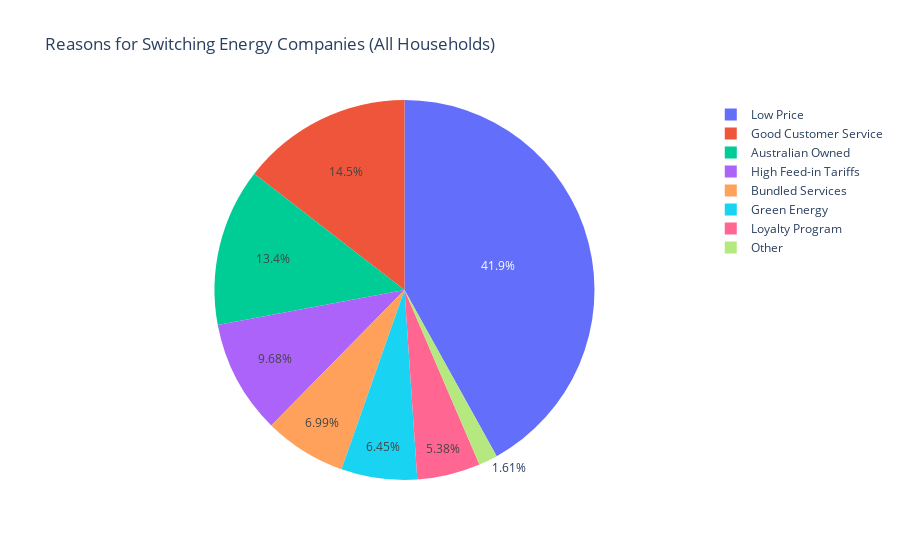

This figure's notebook cell:
### Code cell
import pandas as pd
import plotly.express as px

# Data for reasons of switching (percentage for all households)
data = {
    'Reason for Switching': [
        'Low Price', 
        'Australian Owned', 
        'Good Customer Service', 
        'High Feed-in Tariffs', 
        'Green Energy', 
        'Bundled Services', 
        'Loyalty Program', 
        'Other'
    ],
    'All households': [78, 25, 27, 18, 12, 13, 10, 3]
}

# Convert to DataFrame
df = pd.DataFrame(data)

# Create a pie chart for all households
fig = px.pie(
    df, 
    names='Reason for Switching', 
    values='All households', 
    title="Reasons for Switching Energy Companies (All Households)",
    labels={'All households': 'Percentage'}
)

# Show the figure
fig.show()


fig.write_json("AUS_reasons_for_switching")

### Figure 1 — Plotly figure (JSON) as saved in the notebook; plotly's stock layout.template omitted (floating-point values rounded to 4 significant figures)
{"data": [{"domain": {"x": [0, 1], "y": [0, 1]}, "hovertemplate": "Reason for Switching=%{label}<br>Percentage=%{value}<extra></extra>", "labels": ["Low Price", "Australian Owned", "Good Customer Service", "High Feed-in Tariffs", "Green Energy", "Bundled Services", "Loyalty Program", "Other"], "legendgroup": "", "name": "", "showlegend": true, "type": "pie", "values": [78, 25, 27, 18, 12, 13, 10, 3]}], "layout": {"legend": {"tracegroupgap": 0}, "title": {"text": "Reasons for Switching Energy Companies (All Households)"}}}
